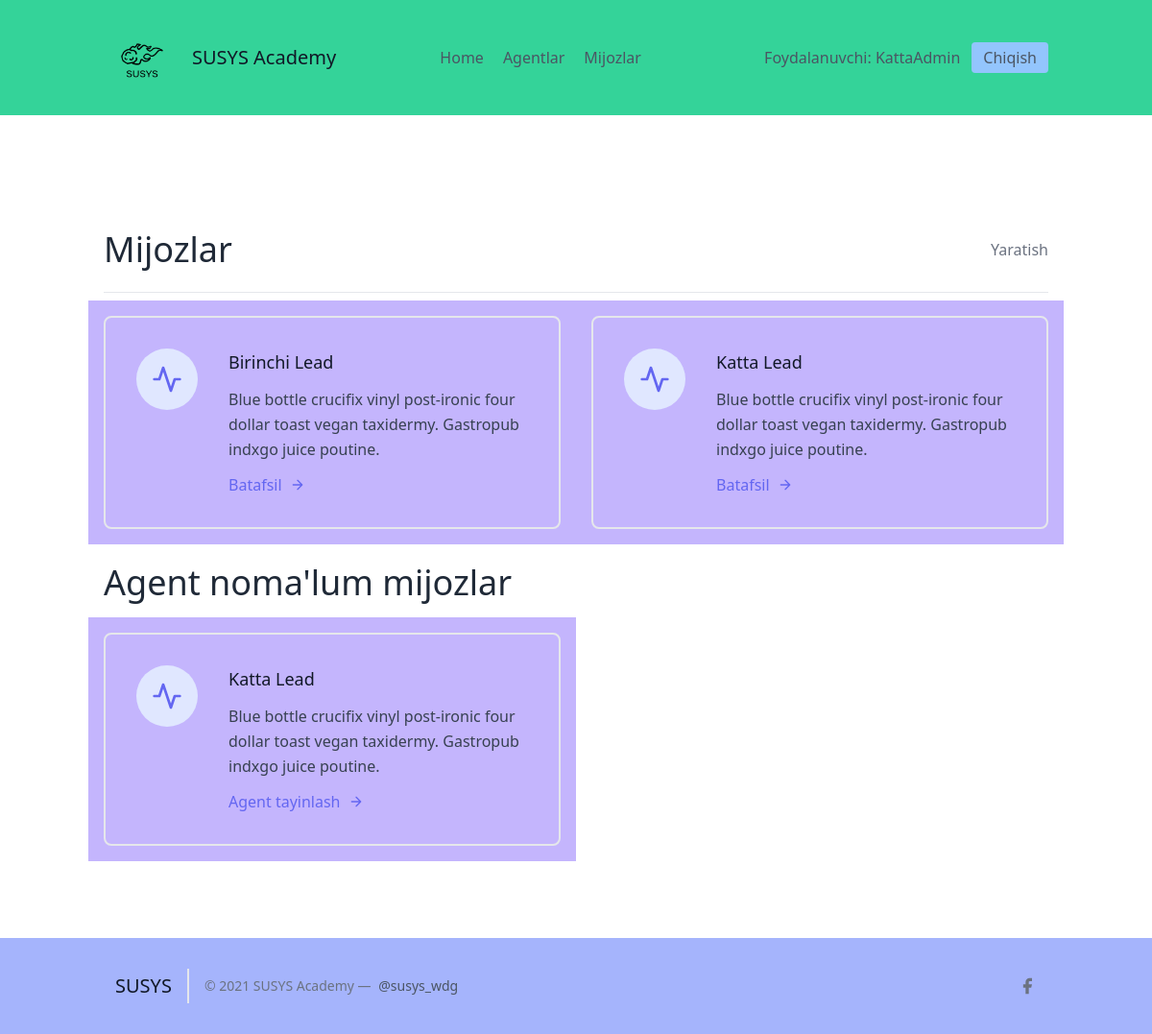
Screenshot of /leads/ (signed in) with the database file from the repository.
### leads/models.py (models this page shows, shortened)
class User(AbstractUser):
    is_organisor = models.BooleanField(default=True)
    is_agent = models.BooleanField(default=False)

class Lead(models.Model):
    ismi = models.CharField(max_length=20)
    familiyasi = models.CharField(max_length=20)
    yoshi = models.IntegerField(default=0)
    organisation = models.ForeignKey(UserProfile, on_delete=models.CASCADE)
    agent = models.ForeignKey("Agent", null=True, blank=True, on_delete=models.SET_NULL)
    category = models.ForeignKey("Category", null=True, blank=True, on_delete=models.SET_NULL)

### leads/views.py (the view)
# urls.py: path('', LeadListView.as_view(), name="lead-list"),
class LeadListView(LoginRequiredMixin, ListView):
    template_name = "leads/leads_list.html"
    context_object_name = "leads"
    def get_queryset(self):
        user = self.request.user
        if user.is_organisor:
            queryset = Lead.objects.filter(organisation = user.userprofile)
        else:
            queryset = Lead.objects.filter(organisation = user.agent.organisation)
            queryset = queryset.filter(agent__user = self.request.user)
        return queryset
    def get_context_data(self, **kwargs):
        context = super(LeadListView, self).get_context_data(**kwargs)
        user = self.request.user
        if user.is_organisor:
            queryset = Lead.objects.filter(
                organisation = user.userprofile,
                agent__isnull = True
            )
            context.update({
                "unassigned_leads": queryset
            })
        return context

### leads/templates/leads/leads_list.html
{% extends "base.html" %}
{% block content %}
<section class="text-gray-700 body-font">
    <div class="container px-5 py-24 mx-auto flex flex-wrap">
        <div class="w-full mb-6 py-6 flex justify-between items-center border-b border-gray-200">
            <div>
                <h1 class="text-4xl text-gray-800">Mijozlar</h1>
            </div>
            {% if request.user.is_organisor %}
            <div>
                <a class="text-gray-500 hover:text-blue-500" href="{% url 'leads:lead-create' %}">
                    Yaratish
                </a>
            </div>
            {% endif %}
        </div>
        <div class="flex flex-wrap -m-4">
            {% for lead in leads %}
            <div class="p-4 lg:w-1/2 md:w-full bg-purple-300">
                <div class="flex border-2 rounded-lg border-gray-200 p-8 sm:flex-row flex-col">
                    <div class="w-16 h-16 sm:mr-8 sm:mb-0 mb-4 inline-flex items-center justify-center rounded-full bg-indigo-100 text-indigo-500 flex-shrink-0">
                        <svg fill="none" stroke="currentColor" stroke-linecap="round" stroke-linejoin="round" stroke-width="2" class="w-8 h-8" viewBox="0 0 24 24">
                            <path d="M22 12h-4l-3 9L9 3l-3 9H2"></path>
                        </svg>
                    </div>
                    <div class="flex-grow">
                        <h2 class="text-gray-900 text-lg title-font font-medium mb-3">
                            {{ lead.ismi }} {{ lead.familiyasi }}
                        </h2>
                        <p class="leading-relaxed text-base">
                            Blue bottle crucifix vinyl post-ironic four dollar toast vegan taxidermy. Gastropub indxgo juice poutine.
                        </p>
                        <a href="{% url 'leads:detallar' lead.pk %}" class="mt-3 text-indigo-500 inline-flex items-center">
                            Batafsil
                            <svg fill="none" stroke="currentColor" stroke-linecap="round" stroke-linejoin="round" stroke-width="2" class="w-4 h-4 ml-2" viewBox="0 0 24 24">
                                <path d="M5 12h14M12 5l7 7-7 7"></path>
                            </svg>
                        </a>
                    </div>
                </div>
            </div>
            {% endfor %}
        </div>
        {% if unassigned_leads.exists %}
            <div class="mt-5 flex flex-wrap -m-4">
                <div class="p-4 w-full">
                    <h3 class="text-4xl text-gray-800">Agent noma'lum mijozlar</h3>
                </div>
                {% for lead in unassigned_leads %}
                <div class="p-4 lg:w-1/2 md:w-full bg-purple-300">
                    <div class="flex border-2 rounded-lg border-gray-200 p-8 sm:flex-row flex-col">
                        <div class="w-16 h-16 sm:mr-8 sm:mb-0 mb-4 inline-flex items-center justify-center rounded-full bg-indigo-100 text-indigo-500 flex-shrink-0">
                            <svg fill="none" stroke="currentColor" stroke-linecap="round" stroke-linejoin="round" stroke-width="2" class="w-8 h-8" viewBox="0 0 24 24">
                                <path d="M22 12h-4l-3 9L9 3l-3 9H2"></path>
                            </svg>
                        </div>
                        <div class="flex-grow">
                            <h2 class="text-gray-900 text-lg title-font font-medium mb-3">
                                {{ lead.ismi }} {{ lead.familiyasi }}
                            </h2>
                            <p class="leading-relaxed text-base">
                                Blue bottle crucifix vinyl post-ironic four dollar toast vegan taxidermy. Gastropub indxgo juice poutine.
                            </p>
                            <a href="{% url 'leads:agent_ident' lead.pk %}" class="mt-3 text-indigo-500 inline-flex items-center">
                                Agent tayinlash
                                <svg fill="none" stroke="currentColor" stroke-linecap="round" stroke-linejoin="round" stroke-width="2" class="w-4 h-4 ml-2" viewBox="0 0 24 24">
                                    <path d="M5 12h14M12 5l7 7-7 7"></path>
                                </svg>
                            </a>
                        </div>
                    </div>
                </div>
                {% endfor %}
            </div>
        {% endif %}
    </div>
</section>
{% endblock content %}

### frontend/details/navbar.html
{% load static %}
<header class="text-gray-600 body-font bg-green-400">
  <div class="container mx-auto flex flex-wrap p-5 flex-col md:flex-row items-center">
    <a class="flex title-font font-medium items-center text-gray-900 mb-4 md:mb-0">
      <img src="{% static 'img/logo-dark.png' %}" style="width: 80px;" alt="Logo">
      <span class="ml-3 text-xl">SUSYS Academy</span>
    </a>
    <nav class="md:ml-auto md:mr-auto flex flex-wrap items-center text-base justify-center">
      <a href="/" class="mr-5 hover:text-gray-900">Home</a>
    {% if not request.user.is_authenticated %}
      </nav>
        <button class="inline-flex items-center bg-blue-300 border-0 py-1 px-3 focus:outline-none hover:bg-blue-200 rounded text-base mt-4 md:mt-0" style="margin-right: 20px">
          <a  href="{% url 'signup' %}">Ro'yxatdan o'tish
          </a>
        </button>
    {% else %}
      {% if request.user.is_organisor %}
        <a href="/agents/" class="mr-5 hover:text-gray-900">Agentlar</a>
      {% endif %}
        <a href="/leads/" class="mr-5 hover:text-gray-900">Mijozlar</a>
      </nav>
    {% endif %}
    {% if request.user.is_authenticated %}
      Foydalanuvchi: {{ request.user.username }}
      <button class="ml-3 inline-flex items-center bg-blue-300 border-0 py-1 px-3 focus:outline-none hover:bg-blue-200 rounded text-base mt-4 md:mt-0">
        <a  href="{% url 'logout' %}">Chiqish
        </a>
      </button>
    {% else %}
    <button class="inline-flex items-center bg-blue-300 border-0 py-1 px-3 focus:outline-none hover:bg-blue-200 rounded text-base mt-4 md:mt-0">
      <a href="{% url 'login' %}">Kirish
    </a>
    </button>
    {% endif %}
  </div>
</header>

### rows the page displays
User: user.username "KattaAdmin"
Lead: ismi "Birinchi", familiyasi "Lead"
Lead: ismi "Katta", familiyasi "Lead"
